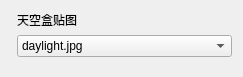
<?xml version="1.0" encoding="UTF-8"?>
<ui version="4.0">
 <class>SkyBoxForm</class>
 <widget class="QWidget" name="SkyBoxForm">
  <property name="geometry">
   <rect>
    <x>0</x>
    <y>0</y>
    <width>243</width>
    <height>77</height>
   </rect>
  </property>
  <property name="windowTitle">
   <string>Form</string>
  </property>
  <layout class="QVBoxLayout" name="verticalLayout">
   <item>
    <layout class="QFormLayout" name="formLayout">
     <item row="1" column="1">
      <widget class="QLabel" name="label_7">
       <property name="text">
        <string>天空盒贴图</string>
       </property>
      </widget>
     </item>
     <item row="2" column="1">
      <widget class="QComboBox" name="comboBox">
       <item>
        <property name="text">
         <string>daylight.jpg</string>
        </property>
       </item>
       <item>
        <property name="text">
         <string>desertcube1024.dds</string>
        </property>
       </item>
       <item>
        <property name="text">
         <string>grasscube1024.dds</string>
        </property>
       </item>
       <item>
        <property name="text">
         <string>null</string>
        </property>
       </item>
      </widget>
     </item>
    </layout>
   </item>
  </layout>
 </widget>
 <resources/>
 <connections/>
</ui>
